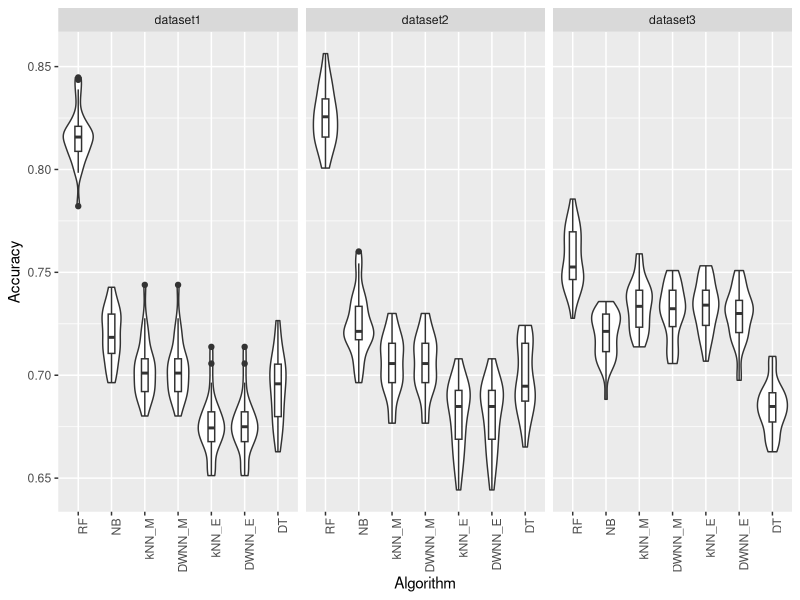

Reproduce this figure in R.
# ---------------------------------------------
# Reading data
# ---------------------------------------------

library(reshape2)

data1 = read.csv("../dataset_1_results.csv")
df1   = melt(data1, id.vars = 1)
df1$dataset = "dataset1"


data2 = read.csv("../dataset_2_results.csv")
df2   = melt(data2, id.vars = 1)
df2$dataset = "dataset2"


data3 = read.csv("../dataset_3_results.csv")
df3   = melt(data3, id.vars = 1)
df3$dataset = "dataset3"


df.full = rbind(df1, df2, df3)
colnames(df.full) = c("rep", "algo", "acc", "dataset")

df.full$algo = gsub(x = df.full$algo, pattern = "Naive_Bayes", replacement = "NB") 
df.full$algo = gsub(x = df.full$algo, pattern = "Decision_Tree", replacement = "DT")
df.full$algo = gsub(x = df.full$algo, pattern = "Random_Forest", replacement = "RF")
df.full$algo = gsub(x = df.full$algo, pattern = "Euclidean", replacement = "E")
df.full$algo = gsub(x = df.full$algo, pattern = "Manhattan", replacement = "M")
df.full$algo = factor(df.full$algo)

# ---------------------------------------------
# Boxplot
# ---------------------------------------------

library(ggplot2)

g = ggplot(df.full, aes(x = reorder(algo, -acc), y = acc, group = algo))
g = g + geom_violin() + geom_boxplot(width = .2)
g = g + facet_grid(~dataset)
g = g + labs(x = "Algorithm", y = "Accuracy")
g = g + theme(axis.text.x=element_text(angle = 90, hjust = 1))
ggsave(g, filename = "boxplot.pdf", width = 8.03, height = 3.05)
# Saving 8.03 x 3.05 in image




# ---------------------------------------------
# ---------------------------------------------
